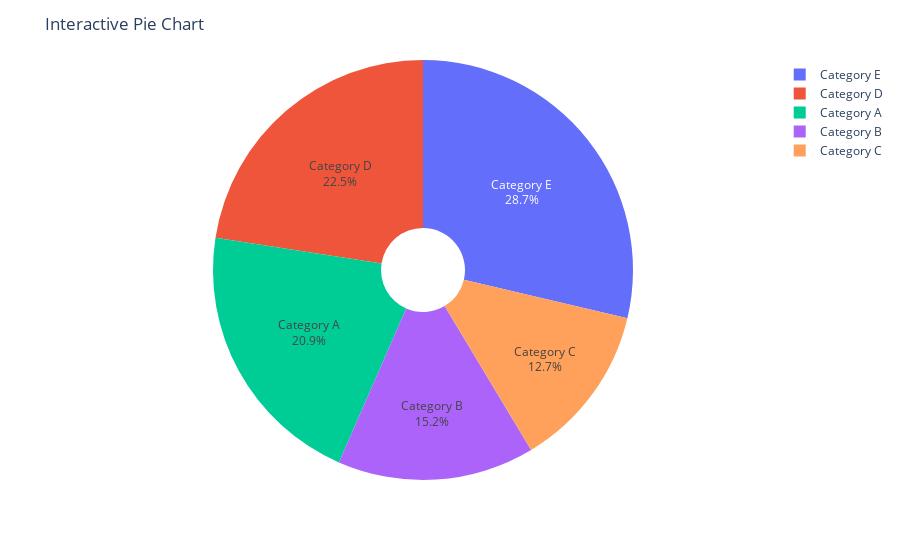

This figure's notebook cell:
### Code cell
# 21. Using Plotly, create an interactive pie chart of randomly generated data, add labels and percentages, set the title as 'Interactive Pie Chart'.

import plotly.express as px
import numpy as np

categories = ['Category A', 'Category B', 'Category C', 'Category D', 'Category E']
values = [np.random.randint(1, 100) for _ in range(len(categories))]

fig = px.pie(names=categories, values=values, hole = 0.2)

fig.update_layout(title='Interactive Pie Chart')
fig.update_traces(textinfo='label+percent', textposition='inside')
fig.show()

### Figure 1 — Plotly figure (JSON) as saved in the notebook; plotly's stock layout.template omitted (floating-point values rounded to 4 significant figures)
{"data": [{"domain": {"x": [0, 1], "y": [0, 1]}, "hole": 0.2, "hovertemplate": "label=%{label}<br>value=%{value}<extra></extra>", "labels": ["Category A", "Category B", "Category C", "Category D", "Category E"], "legendgroup": "", "name": "", "showlegend": true, "textinfo": "label+percent", "textposition": "inside", "type": "pie", "values": [51, 37, 31, 55, 70]}], "layout": {"autosize": true, "legend": {"tracegroupgap": 0}, "margin": {"t": 60}, "title": {"text": "Interactive Pie Chart"}}}
